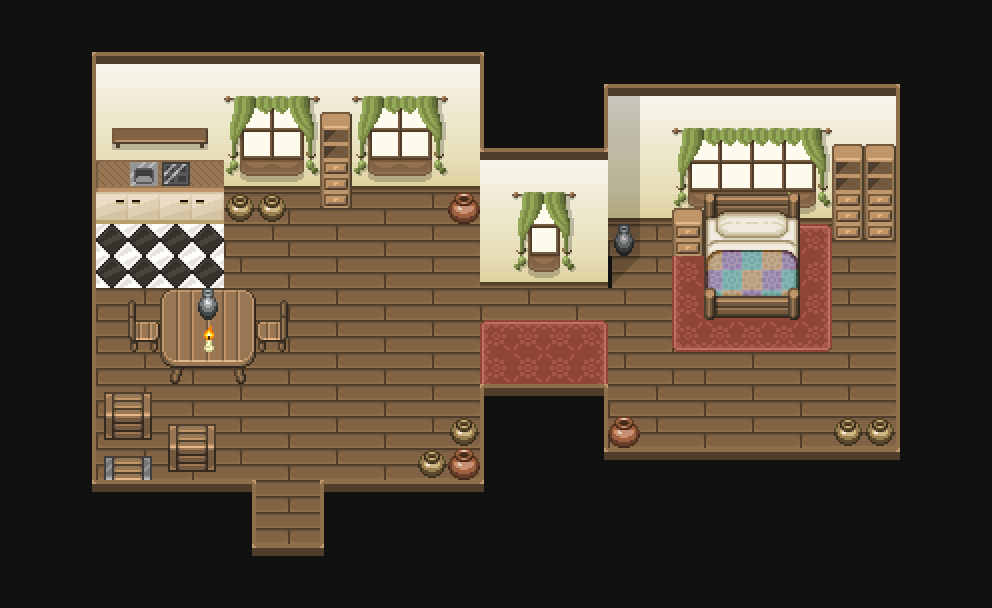

Rendered tile map (Tiled .tmx) drawn with the repository's tilesets; below, a short description and the map source with its tile grids summarised:
An orthogonal 31x19 tile map with 32x32 px tiles, 5 tile layers (ground_walls, deco0, deco1, deco2, ...), 5 hidden layers not drawn.

<map version="1.4" tiledversion="1.4.3" orientation="orthogonal" renderorder="right-down" width="31" height="19" tilewidth="32" tileheight="32" infinite="0" nextlayerid="11" nextobjectid="1">
 <tileset firstgid="1" name="interior_tiles" tilewidth="32" tileheight="32" tilecount="256" columns="16">
  <image source="interior_tiles.png" width="512" height="512" />
  <terraintypes>
   <terrain name="tile" tile="-1" />
   <terrain name="plank" tile="-1" />
   <terrain name="roof" tile="-1" />
   <terrain name="red carpet" tile="-1" />
  </terraintypes>
  <tile id="0" terrain="1,1,1,1" />
  <tile id="1" terrain="1,1,1,1" />
  <tile id="2" terrain="1,1,1,1" />
  <tile id="7" type="wall" />
  <tile id="16" terrain="0,0,0,0" />
  <tile id="23" type="wall" />
  <tile id="32" terrain=",,,2" />
  <tile id="33" terrain=",,2,2" />
  <tile id="34" terrain=",,2," />
  <tile id="35" terrain="2,2,2," />
  <tile id="36" terrain="2,2,,2" />
  <tile id="39" type="wall" />
  <tile id="48" terrain=",2,,2" />
  <tile id="49" terrain="2,2,2,2" />
  <tile id="50" terrain="2,,2," />
  <tile id="51" terrain="2,,2,2" />
  <tile id="52" terrain=",2,2,2" />
  <tile id="55" type="wall" />
  <tile id="59" type="table" />
  <tile id="60" type="table" />
  <tile id="61" type="table" />
  <tile id="64" terrain=",2,," />
  <tile id="65" terrain="2,2,," />
  <tile id="66" terrain="2,,," />
  <tile id="75" type="table" />
  <tile id="76" type="table" />
  <tile id="77" type="table" />
  <tile id="78" type="chair left" />
  <tile id="79" type="chair right" />
  <tile id="80" type="carpet_red" terrain=",,,3" />
  <tile id="81" type="carpet_red" terrain=",,3,3" />
  <tile id="82" type="carpet_red" terrain=",,3," />
  <tile id="91" type="table" />
  <tile id="92" type="table" />
  <tile id="93" type="table" />
  <tile id="96" type="carpet_red" terrain=",3,,3" />
  <tile id="97" type="carpet_red" terrain="3,3,3,3" />
  <tile id="98" type="carpet_red" terrain="3,,3," />
  <tile id="101" type="bed" />
  <tile id="102" type="bed" />
  <tile id="103" type="bed" />
  <tile id="111" type="chair front" />
  <tile id="112" type="carpet_red" terrain=",3,," />
  <tile id="113" type="carpet_red" terrain="3,3,," />
  <tile id="114" type="carpet_red" terrain="3,,," />
  <tile id="117" type="bed" />
  <tile id="118" type="bed" />
  <tile id="119" type="bed" />
  <tile id="123" type="cabinet" />
  <tile id="124" type="cabinet" />
  <tile id="133" type="bed" />
  <tile id="134" type="bed" />
  <tile id="135" type="bed" />
  <tile id="139" type="cabinet" />
  <tile id="140" type="cabinet" />
  <tile id="149" type="bed" />
  <tile id="150" type="bed" />
  <tile id="151" type="bed" />
  <tile id="155" type="stove" />
  <tile id="156" type="sink" />
  <tile id="175" type="candle" />
  <tile id="237" type="pot1" />
  <tile id="238" type="pot2" />
  <tile id="239" type="pot3" />
  <tile id="254" type="goal" />
  <tile id="255" type="obstacle" />
 </tileset>
 <layer id="1" name="ground_walls" width="31" height="19">
  <data>[589 cells, 291 non-empty, 8 distinct tile ids]</data>
 </layer>
 <layer id="2" name="deco0" width="31" height="19">
  <data>[589 cells, 130 non-empty, 55 distinct tile ids]</data>
 </layer>
 <layer id="3" name="deco1" width="31" height="19">
  <data>[589 cells, 38 non-empty, 11 distinct tile ids]</data>
 </layer>
 <layer id="4" name="deco2" width="31" height="19">
  <data>[589 cells, 20 non-empty, 16 distinct tile ids]</data>
 </layer>
 <layer id="5" name="roof" width="31" height="19">
  <data>[589 cells, 302 non-empty, 13 distinct tile ids]</data>
 </layer>
 <layer id="6" name="bedroom" width="31" height="19" visible="0">
  <data>[589 cells, 47 non-empty, 1 distinct tile ids]</data>
 </layer>
 <layer id="7" name="breakable" width="31" height="19" visible="0">
  <data>[589 cells, 10 non-empty, 1 distinct tile ids]</data>
 </layer>
 <layer id="8" name="collision" width="31" height="19" visible="0">
  <data>[589 cells, 108 non-empty, 1 distinct tile ids]</data>
 </layer>
 <layer id="9" name="start" width="31" height="19" visible="0">
  <data>[589 cells, 1 non-empty, 1 distinct tile ids]</data>
 </layer>
 <layer id="10" name="goal" width="31" height="19" visible="0">
  <data>[589 cells, 47 non-empty, 1 distinct tile ids]</data>
 </layer>
</map>
